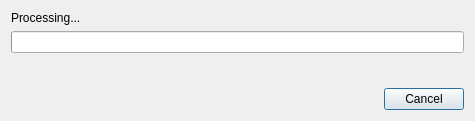
<?xml version="1.0" encoding="UTF-8"?>
<ui version="4.0">
 <class>IsoRecoverDialog</class>
 <widget class="QDialog" name="IsoRecoverDialog">
  <property name="geometry">
   <rect>
    <x>0</x>
    <y>0</y>
    <width>475</width>
    <height>121</height>
   </rect>
  </property>
  <property name="windowTitle">
   <string>ISO Image Recovery</string>
  </property>
  <property name="modal">
   <bool>true</bool>
  </property>
  <layout class="QVBoxLayout" name="verticalLayout_2">
   <item>
    <widget class="QLabel" name="mp_label_status">
     <property name="text">
      <string>Processing...</string>
     </property>
    </widget>
   </item>
   <item>
    <widget class="QProgressBar" name="mp_progress_bar"/>
   </item>
   <item>
    <spacer name="verticalSpacer">
     <property name="orientation">
      <enum>Qt::Vertical</enum>
     </property>
     <property name="sizeHint" stdset="0">
      <size>
       <width>20</width>
       <height>40</height>
      </size>
     </property>
    </spacer>
   </item>
   <item>
    <widget class="QDialogButtonBox" name="mp_button_box">
     <property name="standardButtons">
      <set>QDialogButtonBox::Cancel</set>
     </property>
    </widget>
   </item>
  </layout>
 </widget>
 <resources/>
 <connections>
  <connection>
   <sender>mp_button_box</sender>
   <signal>rejected()</signal>
   <receiver>IsoRecoverDialog</receiver>
   <slot>reject()</slot>
   <hints>
    <hint type="sourcelabel">
     <x>237</x>
     <y>100</y>
    </hint>
    <hint type="destinationlabel">
     <x>237</x>
     <y>60</y>
    </hint>
   </hints>
  </connection>
 </connections>
</ui>
